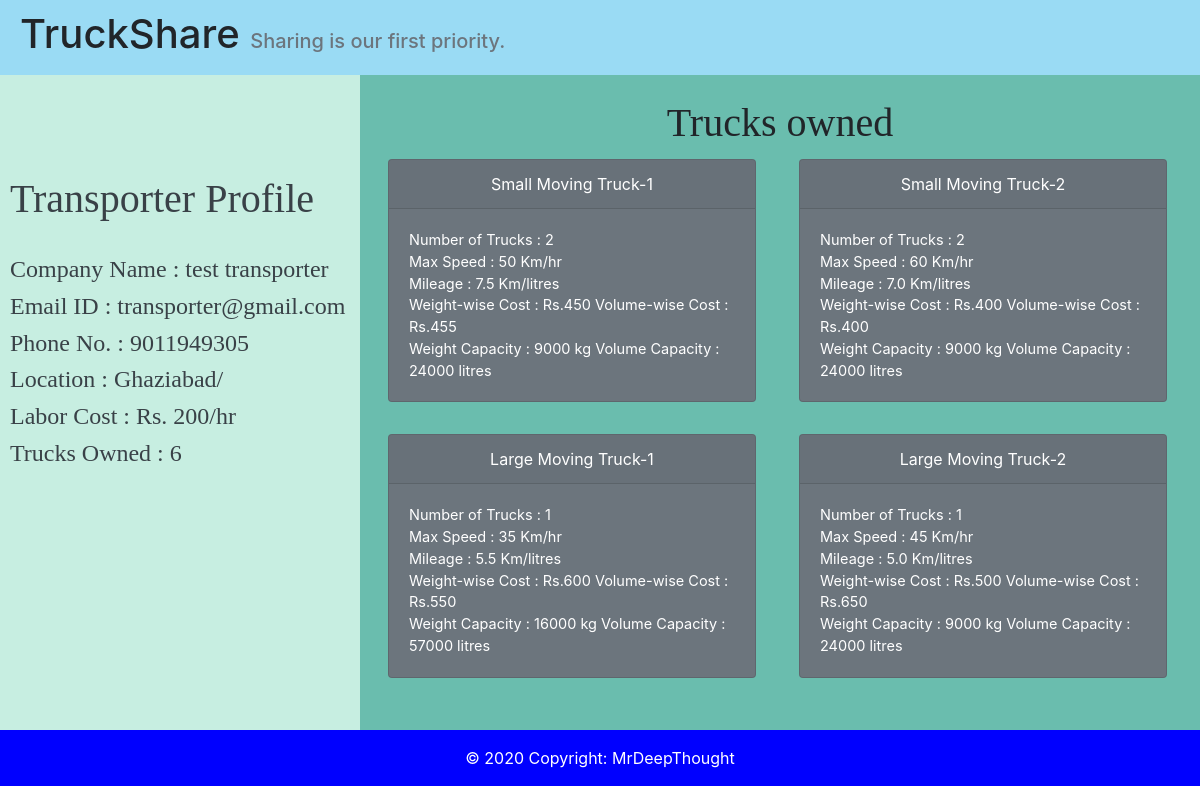
The page /profile/2 on the database its author committed.
### TruckShare/models.py (models this page shows, shortened)
class Transporter(models.Model):
    user = models.OneToOneField(User, on_delete=models.CASCADE);
    laborCost = models.IntegerField(null=True);
    location = models.ForeignKey(City, on_delete=models.CASCADE, related_name='transporters');
    numTrucksOwned = models.IntegerField(default=0);

class User(AbstractUser):
    companyName = models.CharField(max_length=100);
    phoneNo = models.CharField(max_length=10);
    is_manufacturer = models.BooleanField(default=False);
    is_transporter = models.BooleanField(default=False);

class City(models.Model):
    name = models.CharField(max_length=50);
    state = models.CharField(max_length=50);
    def __str__(self):
        return self.name;

class Truck(models.Model):
    TYPES = (
        ('SMT1','Small Moving Truck-1'),
        ('SMT2','Small Moving Truck-2'),
        ('LMT1','Large Moving Truck-1'),
        ('LMT2','Large Moving Truck-2'),
    );
    truckType = models.CharField(max_length=4, choices=TYPES, default='SMT1')
    maxSpeed = models.IntegerField(null=True);
    mileage = models.FloatField(null=True);
    volumeCap = models.IntegerField(null=True);
    weightCap = models.IntegerField(null=True);
    volumeFilled = models.IntegerField(null=True);
    weightFilled = models.IntegerField(null=True);
    costFact1 = models.IntegerField(null=True);
    costFact2 = models.IntegerField(null=True);
    availability = models.BooleanField(default=True);
    booked = models.BooleanField(default=False);
    owner = models.ForeignKey(Transporter, related_name='ownedTrucks', on_delete=models.CASCADE, null=True);
    parkedAt = models.ForeignKey(Transporter,related_name='parkedTrucks', on_delete=models.CASCADE, null=True);

### TruckShare/views.py (the view)
# urls.py: path("profile/<int:transporterId>", views.transporter_profile, name="transporterProfile"),
def transporter_profile(request,transporterId):
    transporter = Transporter.objects.get(pk=transporterId);
    ownerTrucks = dict()
    for type in Truck.TYPES:
        trucks = Truck.objects.filter(owner=transporter).filter(truckType=type[0]);
        if len(trucks) != 0:
            ownerTrucks[type] = (trucks[0],len(trucks),type[1]);
        else:
            continue;
    context ={
        'ownerTrucks': ownerTrucks,
        'transporter': transporter
    };
    return render(request, 'TruckShare/transprofile.html', context)

### TruckShare/templates/TruckShare/transprofile.html (shortened to what this page needs)
{% extends 'TruckShare/layout.html' %}
{% block section %}
<div class="profile-container d-flex flex-row ">
    <div class="profile-info-container">
        <h1 class="text-bolder" style="font-family:fantasy;">Transporter Profile</h1>
        <br>
        <h4 style="font-family:fantasy;">Company Name :
            {{transporter.user.companyName}}</h4>
        <h4 style="font-family:fantasy;">Email ID :
            {{transporter.user.email}}</h4>
        <h4 style="font-family:fantasy;">Phone No. :
            {{transporter.user.phoneNo}}</h4>
        <h4 style="font-family:fantasy;">Location :
            {{transporter.location}}/{{request.user.transporter.location.state}}
        </h4>
        <h4 style="font-family:fantasy;">Labor Cost :
            Rs. {{transporter.laborCost}}/hr</h4>
        <h4 style="font-family:fantasy;">Trucks Owned :
            {{transporter.numTrucksOwned}}
        </h4>
    </div>
    <div class="profile-truck-container">
        <div class="container p-4">
            <div class="row">
                <div class="col-12">
                    <h1 class="text-center" style="font-family:fantasy;">Trucks owned</h1>
                </div>
            </div>
            <div class="row row-cols-1 row-cols-md-2">
                {% for truck,freq,truckType in ownerTrucks.values %}
                <div class="col mb-4">
                    <div class="card text-white bg-secondary m-1"
                        style="max-width: 23rem;">
                        <div class="card-header text-center">{{truckType}}</div>
                        <div class="card-body">
                            <div class="truck-info">
                                <p class="card-text text-white" style="font-size:14.5px;">
                                    Number of Trucks : {{freq}}<br>
                                    Max Speed : {{truck.maxSpeed}} Km/hr<br>
                                    Mileage : {{truck.mileage}} Km/litres<br>
                                    Weight-wise Cost : Rs.{{truck.costFact1}} Volume-wise
                                    Cost :
                                    Rs.{{truck.costFact2}}<br>
                                    Weight Capacity : {{truck.weightCap}} kg Volume
                                    Capacity :
                                    {{truck.volumeCap}} litres<br>
                                </p>
                            </div>
                        </div>
                    </div>
                </div>
                {% endfor %}
            </div>
        </div>
    </div>
</div>
{% endblock %}

### TruckShare/templates/TruckShare/layout.html (shortened to what this page needs)
<!DOCTYPE html>
{% load static %}
<html lang="en" dir="ltr">
    <head>
        <link rel="stylesheet"
            href="https://stackpath.bootstrapcdn.com/bootstrap/4.4.1/css/bootstrap.min.css"
>
        <link rel="stylesheet" href="{% static 'TruckShare/main.css' %}">
    </head>
    <body>
        <div class="d-flex flex-column h-100">
            <div class="header d-flex align-items-center">
                <header class="page-header">
                    <h1>
                        TruckShare
                        <span class="text-muted tag-line">Sharing is our first
                            priority.</span>
                    </h1>
                </header>
            </div>
            <div class="section d-flex flex-column">
                <div class="section-item-2">
                    {% block section %}
                    {% endblock %}
                </div>
            </div>
            <div class="footer">
                <footer
                    class="page-footer font-small d-flex flex-column align-items-center justify-content-center">
                    <div class="footer-copyright text-center py-3">© 2020 Copyright:
                        MrDeepThought
                    </div>
                </footer>
            </div>
        </div>
    </body>
</html>

### TruckShare/static/TruckShare/main.css (style rules this page uses)
body,html { height:100% }
.header { background-color:rgba(103,201,238,0.66);padding-left:20px;min-height:75px }
.header .tag-line { font-size:20px }
.section { min-height:622px }
.section .section-item-2 { min-height:566px }
.footer { color:white;background-color:blue;min-height:56px }
.profile-container { min-height:566px }
.profile-container .profile-info-container { min-width:30%;background-color:#c7eee1;padding:100px 10px 10px 10px;font-family:sans-serif;color:#394147 }
.profile-container .profile-truck-container { max-width:70%;background-color:#6abdae }

### rows shown on the page
Truck: truckType "Small Moving Truck-1", freq "2", maxSpeed "50", mileage "7.5", costFact1 "450", costFact2 "455", weightCap "9000", volumeCap "24000"
Truck: truckType "Small Moving Truck-2", freq "2", maxSpeed "60", mileage "7.0", costFact1 "400", costFact2 "400", weightCap "9000", volumeCap "24000"
Truck: truckType "Large Moving Truck-1", availability "1", maxSpeed "35", mileage "5.5", costFact1 "600", costFact2 "550", weightCap "16000", volumeCap "57000"
Truck: truckType "Large Moving Truck-2", availability "1", maxSpeed "45", mileage "5.0", costFact1 "500", costFact2 "650", weightCap "9000", volumeCap "24000"
